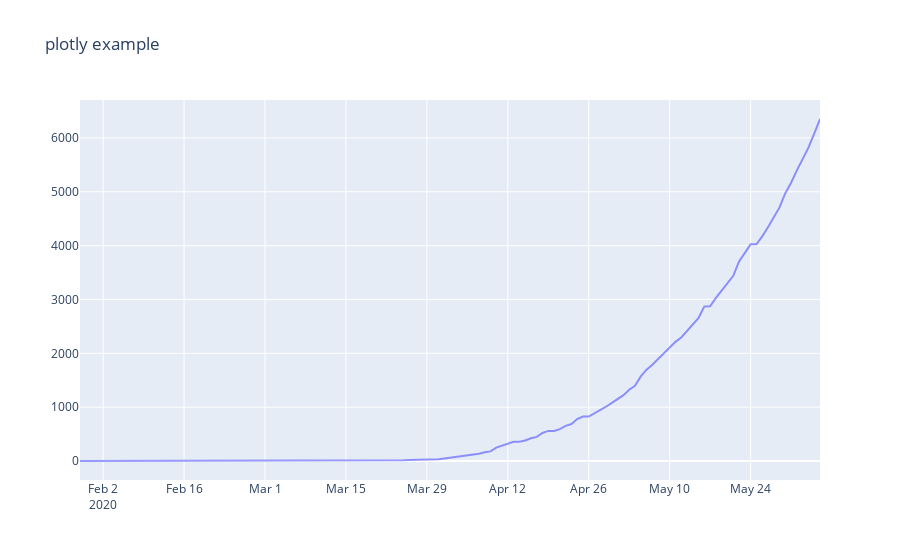

Here is the notebook cell this chart was saved with:
### Code cell
import plotly.graph_objs as go
from plotly.offline import download_plotlyjs, init_notebook_mode, plot, iplot
init_notebook_mode(connected=True)

trace1 = go.Scatter(x=df.Datetime,
                    y=df.Deceased,
                    name = "plotly example",
                    line = dict(color = 'blue'),
                    opacity = 0.4)

layout = dict(title='plotly example',)

fig = dict(data=[trace1], layout=layout)
iplot(fig)

### Figure 1 — Plotly figure (JSON) as saved in the notebook; plotly's stock layout.template omitted (floating-point values rounded to 4 significant figures; data arrays with more than 128 entries replaced by an {"elided": "..."} marker saying what was removed)
{"data": [{"line": {"color": "blue"}, "name": "plotly example", "opacity": 0.4, "type": "scatter", "x": {"elided": "129 str values"}, "y": {"elided": "129 int values"}}], "layout": {"title": {"text": "plotly example"}}}
